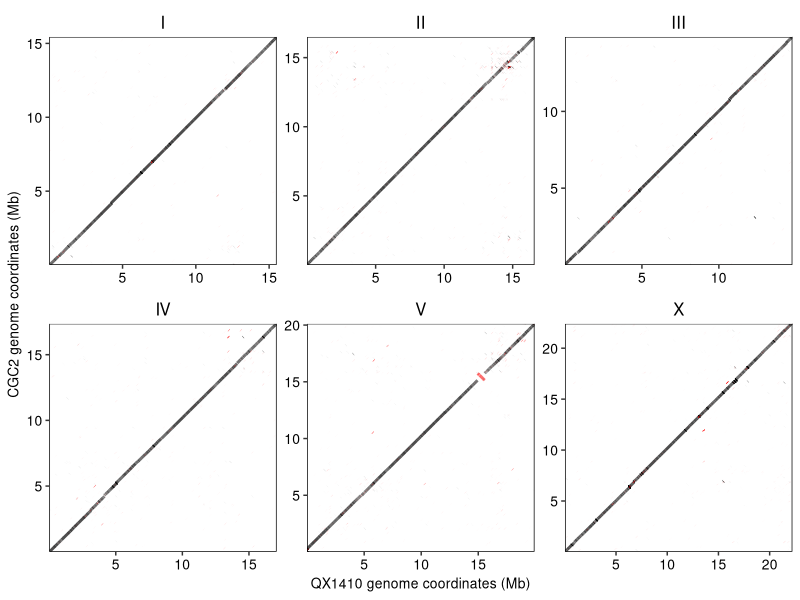

Here is the R script that generated this plot:
library(ggplot2)
library(readr)
library(dplyr)
                  
# Chromosome ordering for plot
chrom_levels <- c("I","II","III","IV","V","X")

# Loading in nucmer alignment data of AF16 to QX1410
cg_qx <- readr::read_tsv("../../processed_data/genome_genome_alignments/CGC2_QX1410.transformed.tsv", 
                         col_names = c("QXS","QXE","CGS","CGE","L1","L2","IDY","LENR","LENQ","QX1410","CGC2")) %>%
  dplyr::filter(!grepl("AC186293.1", CGC2)) %>% # removing MtDNA alignments
  dplyr::mutate(class = ifelse(CGS > CGE, "INV", "NOINV")) %>%
  dplyr::filter(QX1410 == CGC2)
  
# Plotting alignment dotplot faceted by each strains chromosomes to visualzie co-linearity
cg_qx_main <- ggplot(cg_qx) + 
  geom_segment(aes(x = QXS / 1e6, xend = QXE / 1e6, y = CGS / 1e6, yend = CGE / 1e6, color = class), linewidth = 1, alpha = 0.7) +
  scale_color_manual(values = c("INV" = "red", "NOINV" = "black")) +
  facet_wrap(~QX1410, scales = "free", ncol = 3) +
  scale_x_continuous(breaks = seq(5,20,5), expand = c(0,0)) +
  scale_y_continuous(breaks = seq(5,20,5), expand = c(0,0)) +
  labs(x = "QX1410 genome coordinates (Mb)", y = "CGC2 genome coordinates (Mb)") +
  theme(
    panel.border = element_rect(color = 'black', fill = NA),
    legend.position = "none",
    strip.background = element_rect(fill = "white", colour = "white"),
    strip.text = element_text(size = 12, color = 'black'),
    panel.background = element_blank(),
    axis.text = element_text(size = 10, color = 'black'),
    axis.title = element_text(size = 10, color = 'black'))

# Saving plot
ggsave("../../figures/CGC2_QX1410_dotplot.png", cg_qx_main, width = 7, height = 5, dpi = 600)
